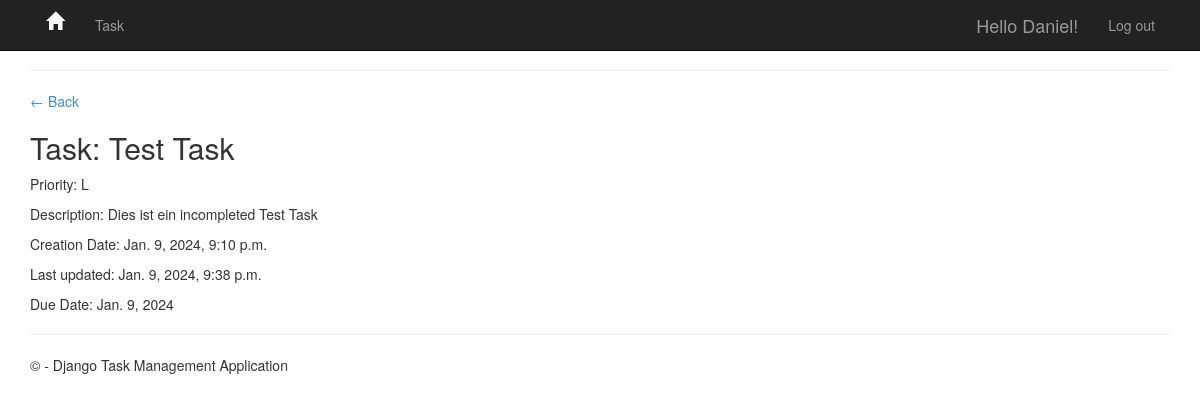
/task/17/ (signed in), run on the app's committed database.
### app/models.py (models this page shows, shortened)
class Task(models.Model):
    PRIORITY_CHOICES = [
        ('L', 'Low'),
        ('M', 'Medium'),
        ('H', 'High'),
        ('F', 'Fast Lane'),
    ]
    due_date = models.DateField(
        auto_now_add=False, auto_now=False, blank=True, null=True)
    user = models.ForeignKey(
        User, on_delete=models.CASCADE, null=True, blank=True)
    title = models.CharField(max_length=200)
    description = models.TextField(null=True, blank=True)
    complete = models.BooleanField(default=False)
    create = models.DateTimeField(auto_now_add=True)
    update = models.DateTimeField(auto_now=True)
    priority = models.CharField(
        max_length=1,
        choices=PRIORITY_CHOICES,
        default='L',
    )
    class Meta:
        ordering = ['complete']

### app/views.py (the view)
# urls.py: path('task/<int:pk>/', views.TaskDetail.as_view(), name='task'),
class TaskDetail(LoginRequiredMixin, DetailView):
    model = Task
    context_object_name = 'task'
    template_name = 'app/task.html'

### app/templates/app/task.html
{% extends 'app/layout.html' %}
{% block content %}
<hr />
<p><a href="{% url 'tasks' %}">&#8592; Back</a></p>
<h2>Task: {{ task.title }}</h2>
<p>Priority: {{ task.priority }}</p>
<p>Description: {{ task.description }}</p>
<p>Creation Date: {{ task.create }}</p>
<p>Last updated: {{ task.update }}</p>
<p>Due Date: {{ task.due_date }}</p>
{% endblock content %}

### app/templates/app/loginpartial.html (shortened to what this page needs)
{% if user.is_authenticated %}
<form id="logoutForm" action="/logout/" method="post" class="navbar-right">
    <ul class="nav navbar-nav navbar-right">
        <li><span class="navbar-brand">Hello {{ user.username }}!</span></li>
        <li><a href="javascript:document.getElementById('logoutForm').submit()">Log out</a></li>
    </ul>
</form>
{% else %}
<ul class="nav navbar-nav navbar-right">
    <li><a href="{% url 'login' %}">Log in</a></li>
    <li><a href="{% url 'signup' %}">Sign up</a></li>
</ul>
{% endif %}

### app/static/app/content/site.css (style rules this page uses)
body { padding-top: 50px; padding-bottom: 20px; }

### data on the page
Task: title "Test Task", priority "L", description "Dies ist ein incompleted Test Task", create "Jan. 9, 2024, 9:10 p.m.", update "Jan. 9, 2024, 9:38 p.m.", due_date "Jan. 9, 2024"

### other printed values
{{ user.username }} "Daniel"
